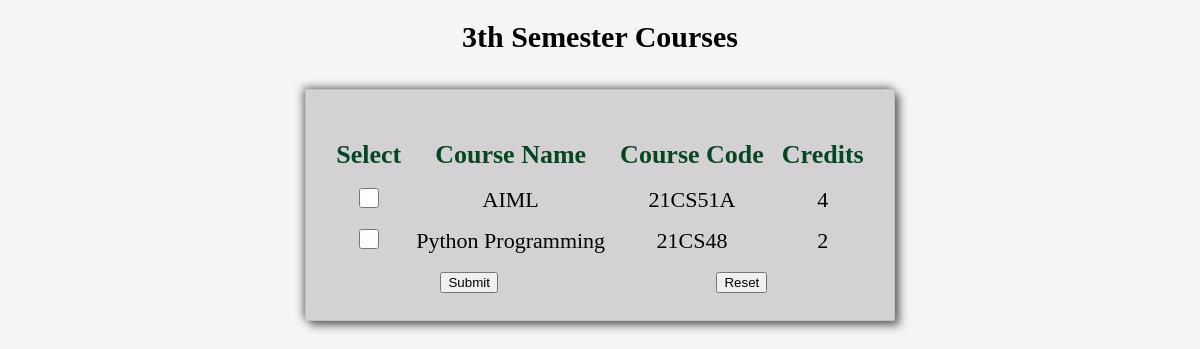
Screenshot of /user/3rd_sem.php with the database file from the repository.
### tables this page shows
CREATE TABLE `add_s3` (
  `id` int(255) NOT NULL,
  `sub_name` varchar(255) NOT NULL,
  `sub_code` varchar(255) NOT NULL,
  `credits` bigint(255) NOT NULL
);

### user/3rd_sem.php (the view, shortened to what this page needs)
  <?php
  require_once('../connection.php');
  $q = mysqli_query($con, "SELECT * FROM add_s3");
  ?>
  <!DOCTYPE html>
  <html lang="en">
  <head>
  </head>
  <body>
    <h1 class="myh1">3th Semester Courses</h1>
    <div class="forms">
    <form class="myform" method="POST">
  <table width="100%">
    <tr>
      <th> Select</th>
      <th> Course name</th>
      <th> Course Code</th>
      <th> Credits </th>
    </tr>
    <?php
    while ($row = mysqli_fetch_array($q)) {
      echo "<tr style='color:black;font-size:18px;'>";
      echo "<td> <input type='checkbox' class='geekmark' name='sub[]' value = '" . $row['sub_name'] . "' /></td>";
      echo "<td align = 'center'>" . $row['sub_name'] . "</td>";
      echo "<td align = 'center'>" . $row['sub_code'] . "</td>";
      echo "<td align = 'center'>" . $row['credits'] . "</td>";
      echo "</tr>";
    }
    ?>
    <tr>
      <form method="post">
        <td colspan="2">
          <input class="btn login_btn" type="submit" name="submit" value="Submit" />
        </td>
      </form>
      <td colspan="2">
        <input class="btn reset_btn" onClick="window.location.href=window.location.href" type="reset" value="Reset">
      </td>
    </tr>
  </table>
</form>
  </body>
  </html>

### user/3rd_sem.php (style rules this page uses)
.forms { width: fit-content; height: fit-content; margin-left: auto; margin-right: auto; display: block; box-shadow: -2px -2px 9px rgba(0, 0, 0, 0.5), 5px 5px 9px rgba(0, 0, 0, 0.5); padding: 0; border: 1px solid silver; border-radius: 3px; background-color: rgb(82, 66, 85, 0.2); justify-content: flex-start; }
.myform { padding: 20px; border-radius: 8px; }
table th { text-align: center; padding: 8px; color: rgb(4, 71, 32); font-family: 'Bitter'; text-transform: capitalize; text-shadow: rgb(240, 240, 12); font-size: 26px; }
table td { text-align: center; padding: 5px; font-size: 22px; color: black; font-family: 'Bitter'; }
.myh1 { text-align: center; font-size: 30px; text-decoration: none; padding-bottom: 15px; text-shadow: rgba(0, 0, 0, 0.1); font-family: 'PT Serif'; font-weight: bold; }
.geekmark { height: 20px; width: 20px; background-color: green; }
body { background-color: whitesmoke; }

### rows the page displays
add_s3: sub_name "AIML", sub_code "21CS51A", credits "4"
add_s3: sub_name "Python Programming", sub_code "21CS48", credits "2"
